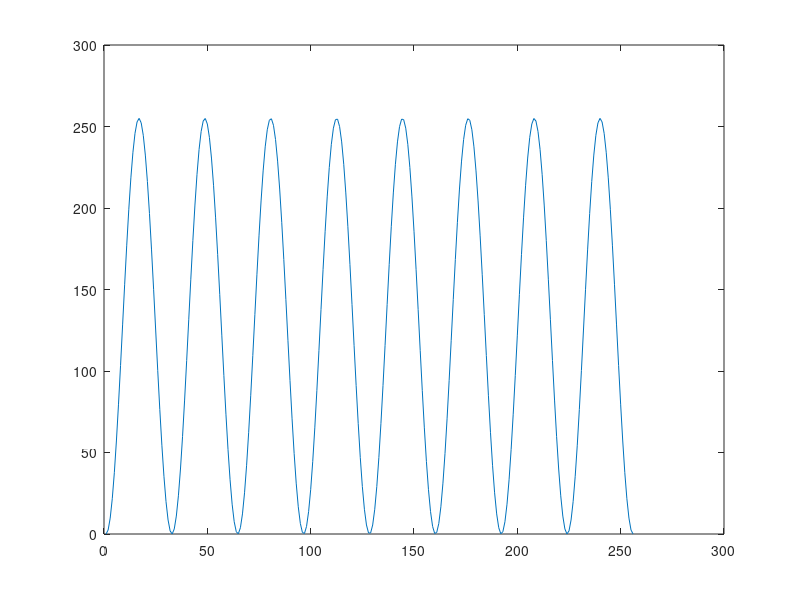

This figure's MATLAB source:
x=[0:255]; 
%b = (1-abs(cos(2*pi/256*x*4)))*255;
b = (cos(2*pi/255*x*8-pi)+1)*255/2;
r = b; 
g = b;
fp = fopen('test.ppm', 'w+');
fprintf(fp, 'P3\n1 256\n255\n');
for m = 1:256
  fprintf(fp, '%d %d %d\n', round(r(m)), round(g(m)), round(b(m)));
end
fclose(fp);
plot(b);